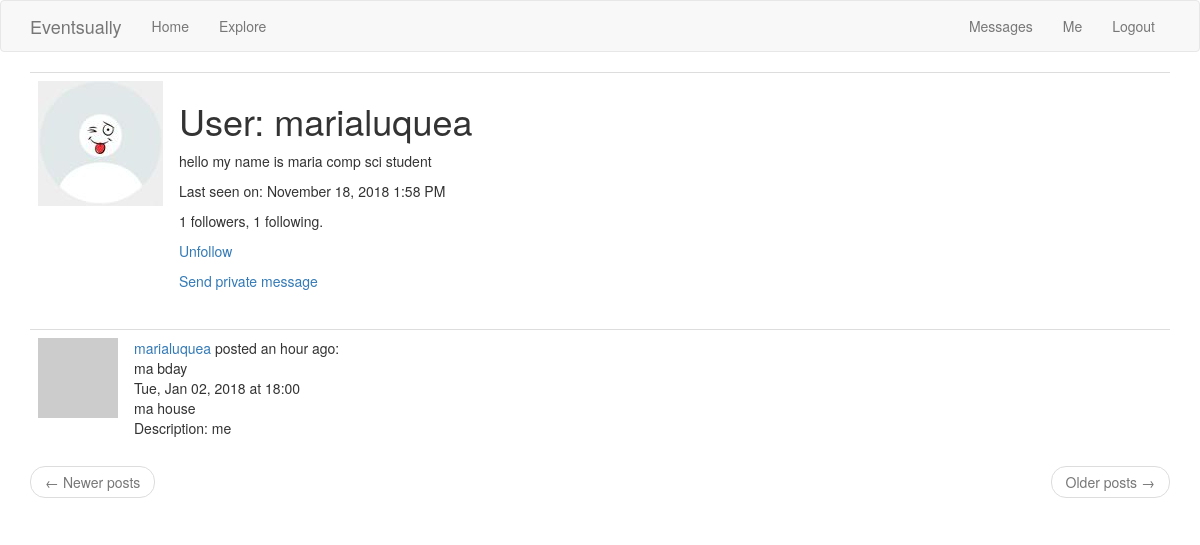
The page /user/marialuquea (signed in) on the database its author committed.
### app/models.py (models this page shows, shortened)
class User(UserMixin, db.Model):
    id = db.Column(db.Integer, primary_key=True)
    username = db.Column(db.String(64), index=True, unique=True)
    email = db.Column(db.String(120), index=True, unique=True)
    password_hash = db.Column(db.String(128))
    profilepic = db.Column(db.String(50))
    posts = db.relationship('Post', backref='author', lazy='dynamic')
    about_me = db.Column(db.String(200))
    last_seen = db.Column(db.DateTime, default=datetime.utcnow)
    followed = db.relationship(
        'User', secondary=followers,
        primaryjoin=(followers.c.follower_id == id),
        secondaryjoin=(followers.c.followed_id == id),
        backref=db.backref('followers', lazy='dynamic'), lazy='dynamic')
    messages_sent = db.relationship('Message',foreign_keys='Message.sender_id',backref='author', lazy='dynamic')
    messages_received = db.relationship('Message',foreign_keys='Message.recipient_id',backref='recipient', lazy='dynamic')
    last_message_read_time = db.Column(db.DateTime)
    notifications = db.relationship('Notification', backref='user',lazy='dynamic')
    def avatar(self, size):
        digest = md5(self.email.lower().encode('utf-8')).hexdigest()
        return 'https://www.gravatar.com/avatar/{}?d=identicon&s={}'.format(digest, size)
    def is_following(self, user):
        return self.followed.filter(
            followers.c.followed_id == user.id).count() > 0
    def new_messages(self):
        last_read_time = self.last_message_read_time or datetime(1900, 1, 1)
        return Message.query.filter_by(recipient=self).filter(
            Message.timestamp > last_read_time).count()

class Post(db.Model):
    id = db.Column(db.Integer, primary_key=True)
    title = db.Column(db.String(25))
    date = db.Column(db.DateTime)
    time = db.Column(db.DateTime)
    venue = db.Column(db.String(70))
    body = db.Column(db.String(140))
    timestamp = db.Column(db.DateTime, index=True, default=datetime.utcnow)
    user_id = db.Column(db.Integer, db.ForeignKey('user.id'))

### main.py (the view)
@app.route('/user/<username>')
@login_required
def user(username):
    user = User.query.filter_by(username=username).first_or_404()
    image_file = url_for('static', filename='profile_pics/' + user.profilepic)
    page = request.args.get('page', 1, type=int)
    posts = user.posts.order_by(Post.timestamp.desc()).paginate(
        page, app.config['POSTS_PER_PAGE'], False)
    next_url = url_for('user', username=user.username, page=posts.next_num) \
        if posts.has_next else None
    prev_url = url_for('user', username=user.username, page=posts.prev_num) \
        if posts.has_prev else None
    return render_template('user.html', user=user, posts=posts.items,
                           next_url=next_url, prev_url=prev_url, image_file=image_file)

### app/models.py (called while the page is built)
@login.user_loader
def load_user(id):
    return User.query.get(int(id))

### main.py (called while the page is built)
@app.before_request
def before_request():
    if current_user.is_authenticated:
        current_user.last_seen = datetime.utcnow()
        db.session.commit()

### app/templates/user.html
{% extends "base.html" %}
{% block app_content %}
    <table class="table table-hover">
        <tr>
          {% if image_file %}
            <td width="50px"><img src="{{ image_file }}"></td>
          {% endif %}
            <td>
                <h1>User: {{ user.username }}</h1>
                {% if user.about_me %}<p>{{ user.about_me }}</p>{% endif %}
                {% if user.last_seen %}
                <p>Last seen on: {{ moment(user.last_seen).format('LLL') }}</p>
                {% endif %}
                <p>{{ user.followers.count() }} followers, {{ user.followed.count() }} following.</p>
                {% if user == current_user %}
                <p><a href="{{ url_for('edit_profile') }}">Edit your profile</a></p>
                {% elif not current_user.is_following(user) %}
                <p><a href="{{ url_for('follow', username=user.username) }}">Follow</a></p>
                {% else %}
                <p><a href="{{ url_for('unfollow', username=user.username) }}">Unfollow</a></p>
                {% endif %}
                {% if user != current_user %}
                <p><a href="{{ url_for('send_message', recipient=user.username) }}">{{ 'Send private message' }}</a></p>
                {% endif %}
            </td>
        </tr>
    </table>
    {% for post in posts %}
        {% include '_post.html' %}
    {% endfor %}
    <nav aria-label="...">
        <ul class="pager">
            <li class="previous{% if not prev_url %} disabled{% endif %}">
                <a href="{{ prev_url or '#' }}">
                    <span aria-hidden="true">&larr;</span> Newer posts
                </a>
            </li>
            <li class="next{% if not next_url %} disabled{% endif %}">
                <a href="{{ next_url or '#' }}">
                    Older posts <span aria-hidden="true">&rarr;</span>
                </a>
            </li>
        </ul>
    </nav>
{% endblock %}

### app/templates/base.html (shortened to what this page needs)
{% extends 'bootstrap/base.html' %}
{% block navbar %}
    <nav class="navbar navbar-default">
        <div class="container">
            <div class="navbar-header">
                <a class="navbar-brand" href="{{ url_for('index') }}">Eventsually</a>
            </div>
            <div class="collapse navbar-collapse" id="bs-example-navbar-collapse-1">
                <ul class="nav navbar-nav">
                    <li><a href="{{ url_for('index') }}">Home</a></li>
                    <li><a href="{{ url_for('explore') }}">Explore</a></li>
                </ul>
                <ul class="nav navbar-nav navbar-right">
                    {% if current_user.is_anonymous %}
                    <li><a href="{{ url_for('login') }}">Login</a></li>
                    {% else %}
                    <li>
                        <a href="{{ url_for('messages') }}">
                            {{ 'Messages' }}
                            {% set new_messages = current_user.new_messages() %}
                        </a>
                    </li>
                    <li><a href="{{ url_for('user', username=current_user.username) }}">Me</a></li>
                    <li><a href="{{ url_for('logout') }}">Logout</a></li>
                    {% endif %}
                </ul>
            </div>
        </div>
    </nav>
{% endblock %}
{% block content %}
    <div class="container">
        {% block app_content %}
        {% endblock %}
    </div>
{% endblock %}

### app/templates/_post.html (shortened to what this page needs)
<table class="table table-hover">
        <tr>
            <td width="70px">
                <a href="{{ url_for('user', username=post.author.username) }}">
                    <img src="{{ post.author.avatar(70) }}" />
                </a>
            </td>
            <td>
                <a href="{{ url_for('user', username=post.author.username) }}">
                    {{ post.author.username }}
                </a>
                posted {{ moment(post.timestamp).fromNow() }}:
                <br>
		{{ post.title }} <br>
                {{ post.date.strftime("%a, %b %d, %Y") }}
                at {{ post.time.strftime("%H:%M") }} <br>
                {{ post.venue }} <br>
                Description: {{ post.body }}
                <br>
            </td>
        </tr>
    </table>

### rows shown on the page
User: username "marialuquea", about_me "hello my name is maria comp sci student", last_seen "November 18, 2018 1:58 PM"
Post: author.username "marialuquea", timestamp "an hour ago", title "ma bday", date "Tue, Jan 02, 2018", time "18:00", venue "ma house", body "me"

### other values the page prints
{{ 'Messages' }} "Messages"
{{ user.followers.count() }} "1"
{{ user.followed.count() }} "1"
{{ 'Send private message' }} "Send private message"
